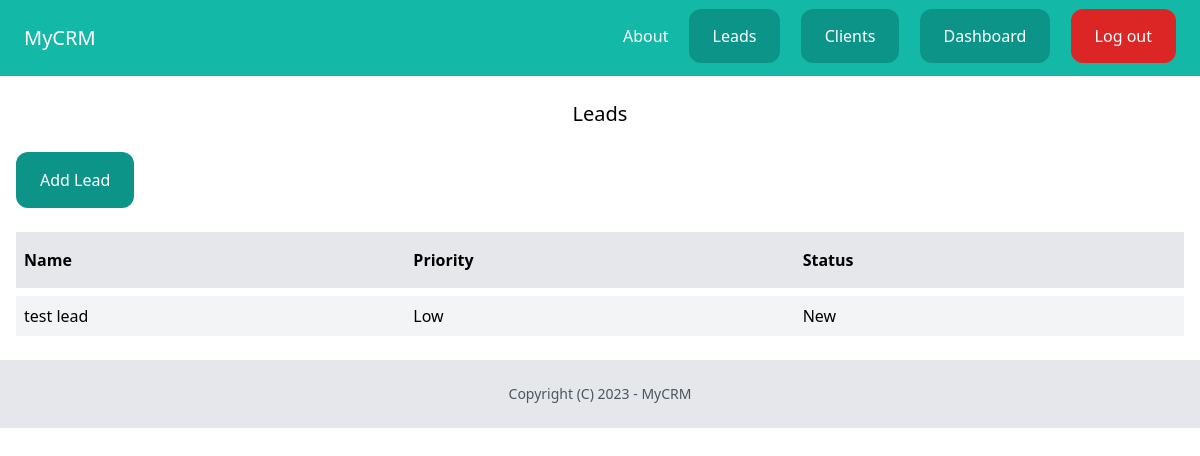
The page /dashboard/lead/ (signed in) on the database its author committed.
### lead/models.py (models this page shows, shortened)
class Lead(models.Model):
    LOW = 'low'
    MEDIUM = 'medium'
    HIGH = 'high'
    CHOICES_PRIORITY = (
        ('LOW', 'Low'),
        ('MEDIUM', 'Medium'),
        ('HIGH', 'High'),
    )
    NEW = 'new'
    CONTACTED = 'contacted'
    WON = 'won'
    LOST = 'lost'
    CHOICES_STATUS = (
        ('NEW', 'New'),
        ('CONTACTED', 'Contacted'),
        ('WON', 'Won'),
        ('LOST', 'Lost'),
    )
    name = models.CharField(max_length=150)
    email = models.EmailField()
    description = models.TextField(null=True, blank=True)
    priority = models.CharField(max_length=10, choices=CHOICES_PRIORITY, default=MEDIUM)
    status = models.CharField(max_length=10, choices=CHOICES_STATUS, default=NEW)
    created_by = models.ForeignKey(User, related_name='lead', on_delete=models.CASCADE)
    created_at = models.DateTimeField(auto_now_add=True)
    modified_at = models.DateTimeField(auto_now=True)
    became_client = models.BooleanField(default=False)

### lead/views.py (the view)
# urls.py: path('', views.leads_list, name='leads_list'),
@login_required
def leads_list(request):
    leads = Lead.objects.filter(created_by=request.user, became_client=False)
    return render(request, 'lead/leads_list.html', {'leads':leads})

### templates/lead/leads_list.html (shortened to what this page needs)
{% extends "base.html" %}
{% block content %}
    <div class="py-6 px-4">
        <h1 class="mb-6 text-xl text-center"> Leads </h1>
        <a href="{% url 'add_lead' %}" class=" inline-block py-4 px-6 bg-teal-600 rounded-xl text-white">Add Lead</a>
        {% if leads  %}
            <div class="mt-6 flex justify-between">
                <p class="py-4 px-2 bg-gray-200 w-full font-semibold">Name</p>
                <p class="py-4 px-2 bg-gray-200 w-full font-semibold">Priority</p>
                <p class="py-4 px-2 bg-gray-200 w-full font-semibold">Status</p>
            </div>
            {% for lead in leads %}
                <div class="mt-2 flex justify-between">
                    <p class="py-2 px-2 w-full {% cycle 'bg-gray-100' '' %}">
                        <a href=" {% url 'lead_detail' lead.pk %} ">{{lead.name}}</a>
                    </p>
                    <p class="py-2 px-2 w-full {% cycle 'bg-gray-100' '' %}">{{lead.get_priority_display}}</p>
                    <p class="py-2 px-2 w-full {% cycle 'bg-gray-100' '' %}">{{lead.get_status_display}}</p>
                </div>
            {% endfor %}
        {% else %}
                <p class="px-2 px-2">There is no lead in the database.</p>
        {% endif %}
    </div>
{% endblock content %}

### rows shown on the page
Lead: name "test lead", priority "Low", status "New"
